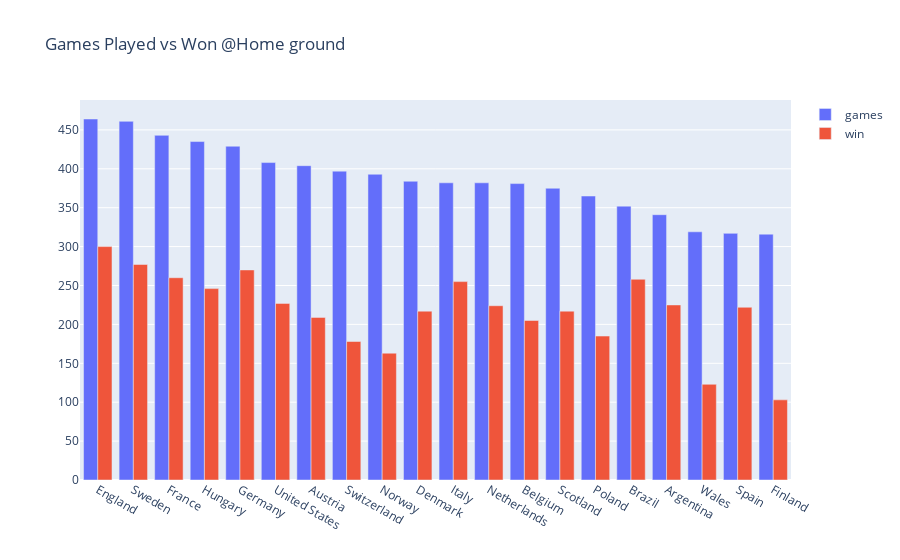
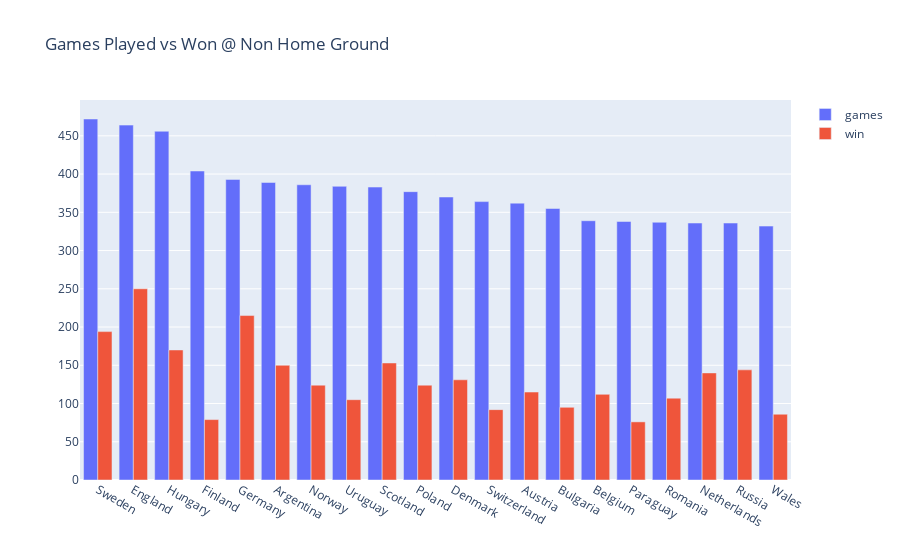

The code cell stored with these charts, in order, in its notebook:
### Code cell
# Show Top 20 games vs wins
# Lets look at top 20 games on IFL @ home ground

import plotly.graph_objects as go


new_df = pd.DataFrame({'games':mask_non_neutral['home_team'].value_counts(), 
                       'win': win_at_home['home_team'].value_counts(), 
                     'win_away': win_at_away['away_team'].value_counts() }).sort_values(by=['games'], ascending = False).head(n = 20)

fig = go.Figure(data=[
    go.Bar(name='games', x=new_df.index, y=new_df['games']),
    go.Bar(name='win', x=new_df.index, y=new_df['win']) ])

# Change the bar mode
fig.update_layout(barmode='group')
fig.update_layout(title = 'Games Played vs Won @Home ground')

fig.show()


# games played vs won in non home grounds
away_df = pd.DataFrame({'games':mask_non_neutral['away_team'].value_counts(), 
                       'win': win_at_away['away_team'].value_counts()}).sort_values(by=['games'], ascending = False).head(n = 20)

fig1 = go.Figure(data=[
    go.Bar(name='games', x=away_df.index, y=away_df['games']),
    go.Bar(name='win', x=away_df.index, y=away_df['win']) ])

# Change the bar mode
fig1.update_layout(barmode='group')
fig1.update_layout(title = 'Games Played vs Won @ Non Home Ground')

fig1.show()

### Figure 1 — Plotly figure (JSON) as saved in the notebook; plotly's stock layout.template omitted (floating-point values rounded to 4 significant figures)
{"data": [{"name": "games", "type": "bar", "x": ["England", "Sweden", "France", "Hungary", "Germany", "United States", "Austria", "Switzerland", "Norway", "Denmark", "Italy", "Netherlands", "Belgium", "Scotland", "Poland", "Brazil", "Argentina", "Wales", "Spain", "Finland"], "y": [464, 461, 443, 435, 429, 408, 404, 397, 393, 384, 382, 382, 381, 375, 365, 352, 341, 319, 317, 316]}, {"name": "win", "type": "bar", "x": ["England", "Sweden", "France", "Hungary", "Germany", "United States", "Austria", "Switzerland", "Norway", "Denmark", "Italy", "Netherlands", "Belgium", "Scotland", "Poland", "Brazil", "Argentina", "Wales", "Spain", "Finland"], "y": [300, 277, 260, 246, 270, 227, 209, 178, 163, 217, 255, 224, 205, 217, 185, 258, 225, 123, 222, 103]}], "layout": {"barmode": "group", "title": {"text": "Games Played vs Won @Home ground"}}}

### Figure 2 — Plotly figure (JSON) as saved in the notebook; plotly's stock layout.template omitted (floating-point values rounded to 4 significant figures)
{"data": [{"name": "games", "type": "bar", "x": ["Sweden", "England", "Hungary", "Finland", "Germany", "Argentina", "Norway", "Uruguay", "Scotland", "Poland", "Denmark", "Switzerland", "Austria", "Bulgaria", "Belgium", "Paraguay", "Romania", "Netherlands", "Russia", "Wales"], "y": [472, 464, 456, 404, 393, 389, 386, 384, 383, 377, 370, 364, 362, 355, 339, 338, 337, 336, 336, 332]}, {"name": "win", "type": "bar", "x": ["Sweden", "England", "Hungary", "Finland", "Germany", "Argentina", "Norway", "Uruguay", "Scotland", "Poland", "Denmark", "Switzerland", "Austria", "Bulgaria", "Belgium", "Paraguay", "Romania", "Netherlands", "Russia", "Wales"], "y": [194, 250, 170, 79, 215, 150, 124, 105, 153, 124, 131, 92, 115, 95, 112, 76, 107, 140, 144, 86]}], "layout": {"barmode": "group", "title": {"text": "Games Played vs Won @ Non Home Ground"}}}
